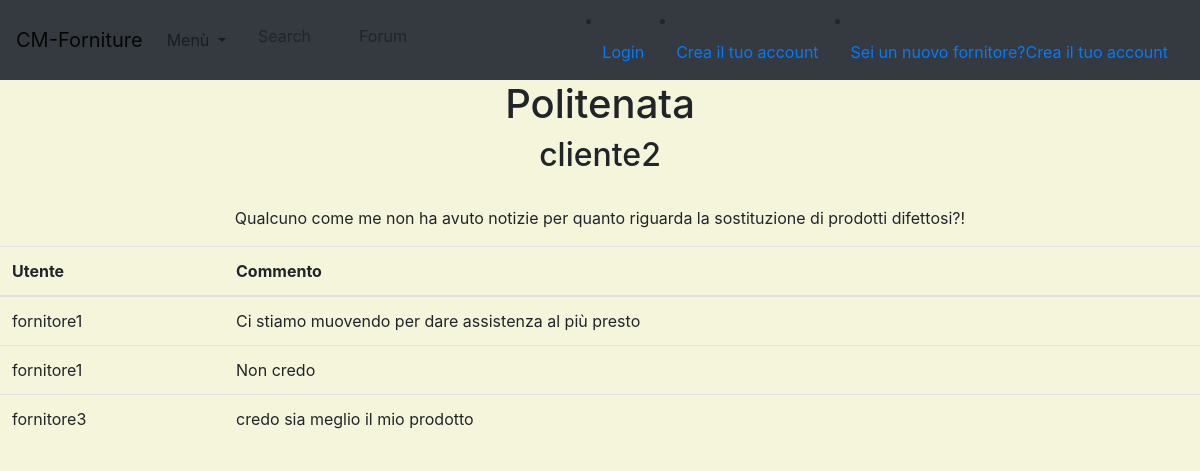
Screenshot of /forum/forum/3/discussione/ with the database file from the repository.
### forum/models.py (models this page shows, shortened)
class Forum(models.Model):
    fornitore = models.ForeignKey(Owner,on_delete=models.CASCADE)
    user = models.ForeignKey(Cliente,on_delete=models.CASCADE)
    titolo =  models.CharField(max_length=255,)
    descrizione = models.CharField(max_length=255,)
    contenuto =  models.TextField()

class Risposta(models.Model):
    titolo = models.ForeignKey(Forum , related_name='risposta', on_delete=models.CASCADE)
    user = models.CharField(max_length=200)
    commento =models.TextField()

### user_manage/models.py (models this page shows)
class Cliente(models.Model):
    user = models.OneToOneField(User, on_delete=models.CASCADE, primary_key=True, related_name='cliente')
    def __str__(self):
        return self.user.username

class User(AbstractUser):
    is_owner = models.BooleanField('owne status',default=False)
    is_client = models.BooleanField('client status',default=False)

### forum/views.py (the view)
# urls.py: path('forum/<int:pk>/discussione/', RispostaList.as_view(),name='discussione'),
class RispostaList(DetailView):
    model = Risposta
    template_name = "forum/discussione.html"
    def get_object(self, queryset=None):
        return get_object_or_404(Forum, pk=self.kwargs.get('pk'))

### forum/templates/forum/discussione.html (shortened to what this page needs)
{% extends 'base.html' %}
{% load crispy_forms_tags %}
{% block content %}
        <h1> {{ object.titolo}} </h1>
        <h2>{{  object.user}}</h2>
        <br>
        <p>{{ object.contenuto}}</p>
    <table class="table table-hover">
        <thead>
        <tr>
            <th>Utente</th>
            <th>Commento</th>
        </tr>
        </thead>
         {% for s in object.risposta.all %}
            <tr>
                <td>{{ s.user }}</td>
                <td>{{ s.commento }}</td>
            </tr>
        {% endfor %}
    </table>
{% endblock %}

### static/css/main.css (style rules this page uses)
body { background-color: beige; }
h1, h2, h3,h4,h5,h6, p { text-align: center; }

### rows the page displays
Forum: titolo "Politenata", user "cliente2", contenuto "Qualcuno come me non ha avuto notizie per quanto riguarda la sostituzione di prodotti difettosi?!"
Risposta: user "fornitore1", commento "Ci stiamo muovendo per dare assistenza al più presto"
Risposta: user "fornitore1", commento "Non credo"
Risposta: user "fornitore3", commento "credo sia meglio il mio prodotto"
